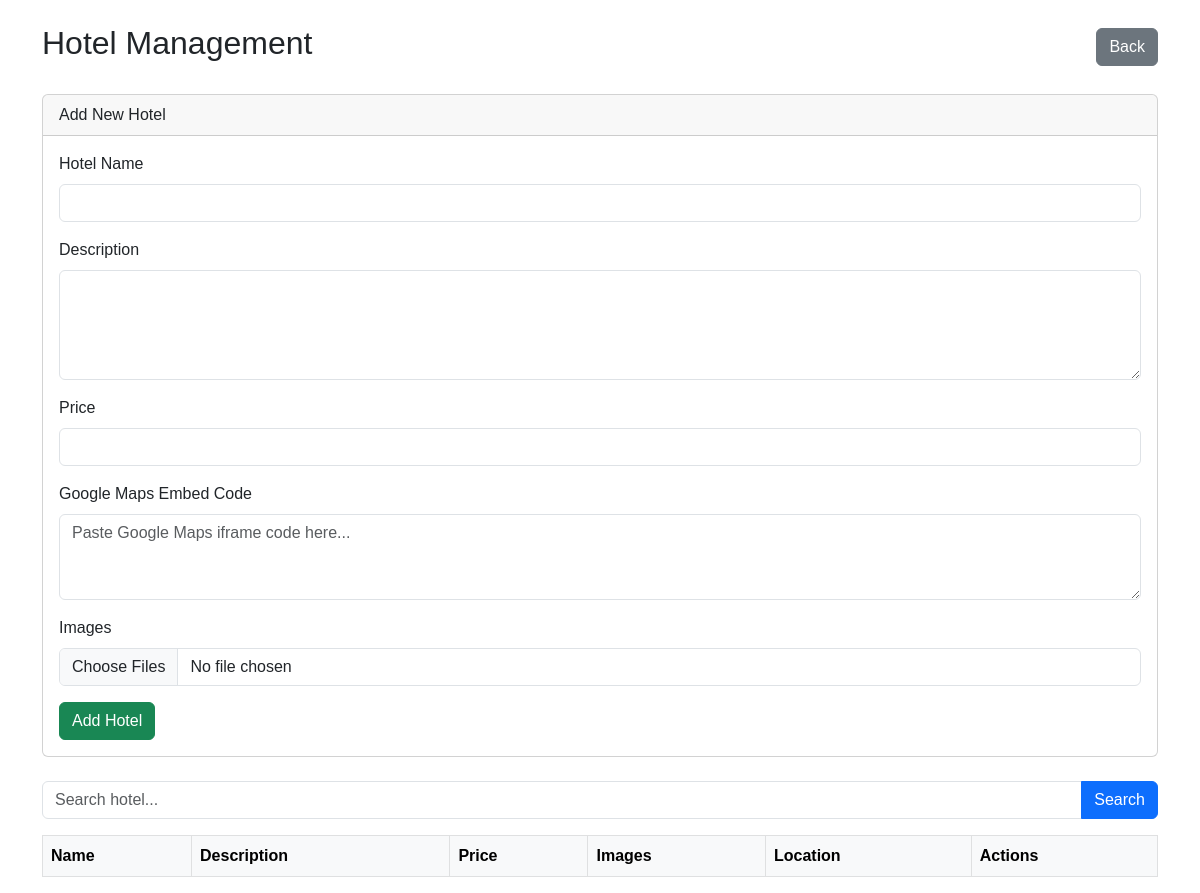
/admin/manage_hotels.php (signed in), run on an earlier commit of the app's database.
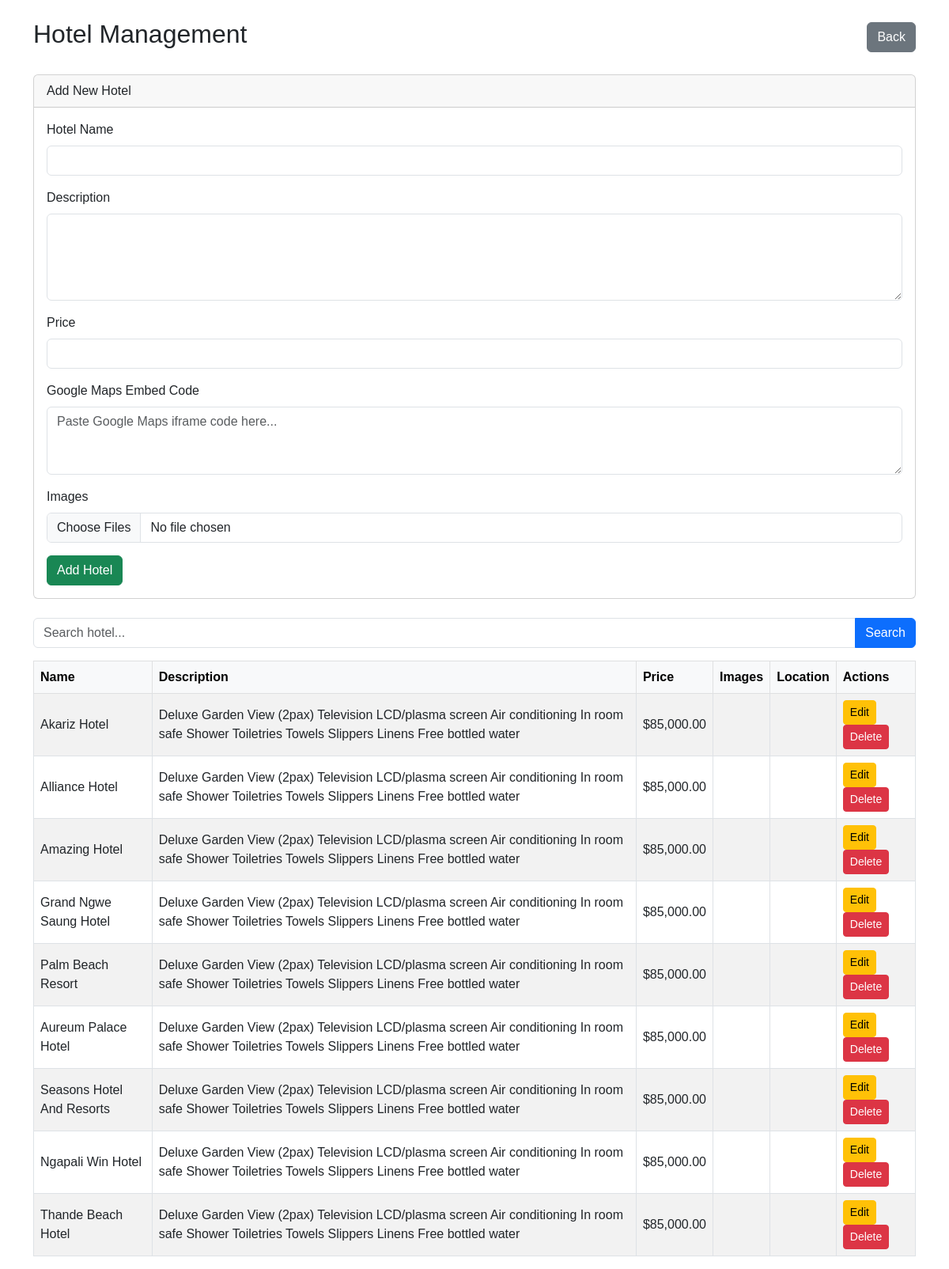
And on a later commit of the database.
### tables this page shows
CREATE TABLE `hotels` (
  `id` int(11) NOT NULL,
  `name` varchar(255) NOT NULL,
  `description` text NOT NULL,
  `image` varchar(255) NOT NULL,
  `price` decimal(10,2) NOT NULL,
  `created_at` timestamp NOT NULL DEFAULT current_timestamp(),
  `location_embed` text DEFAULT NULL
);

### admin/manage_hotels.php (the view, shortened to what this page needs)
<?php
include('../includes/db.php');
$search = isset($_GET['search']) ? $_GET['search'] : '';
$searchQuery = $search ? "WHERE name LIKE '%$search%'" : '';
$hotels = $conn->query("SELECT * FROM hotels $searchQuery ORDER BY id ASC");
?>
<!DOCTYPE html>
<html lang="en">
<head>
    <link href="https://cdn.jsdelivr.net/npm/bootstrap@5.3.0/dist/css/bootstrap.min.css" rel="stylesheet">
</head>
<body>
<div class="container mt-4">
    <div class="d-flex justify-content-between align-items-center mb-4">
        <h2>Hotel Management</h2>
        <a href="../index.php" class="btn btn-secondary">Back</a>
    </div>
    <div class="card mb-4">
        <div class="card-header">Add New Hotel</div>
        <div class="card-body">
            <form method="POST" enctype="multipart/form-data">
                <div class="mb-3">
                    <label for="name" class="form-label">Hotel Name</label>
                    <input type="text" name="name" id="name" class="form-control" required>
                </div>
                <div class="mb-3">
                    <label for="description" class="form-label">Description</label>
                    <textarea name="description" id="description" class="form-control" rows="4" required></textarea>
                </div>
                <div class="mb-3">
                    <label for="price" class="form-label">Price</label>
                    <input type="number" name="price" id="price" class="form-control" required>
                </div>
                <div class="mb-3">
                    <label for="location_embed" class="form-label">Google Maps Embed Code</label>
                    <textarea name="location_embed" id="location_embed" class="form-control" rows="3" placeholder="Paste Google Maps iframe code here..."></textarea>
                </div>
                <div class="mb-3">
                    <label for="images" class="form-label">Images</label>
                    <input type="file" name="images[]" id="images" class="form-control" multiple required>
                </div>
                <button type="submit" name="create" class="btn btn-success">Add Hotel</button>
            </form>
        </div>
    </div>
    <div class="mb-3">
        <form method="GET">
            <div class="input-group">
                <input type="text" name="search" class="form-control" placeholder="Search hotel..." value="<?= htmlspecialchars($search) ?>">
                <button class="btn btn-primary">Search</button>
            </div>
        </form>
    </div>
    <div class="table-responsive">
        <table class="table table-bordered table-striped">
            <thead class="table-light">
            <tr>
                <th>Name</th>
                <th>Description</th>
                <th>Price</th>
                <th>Images</th>
                <th>Location</th>
                <th>Actions</th>
            </tr>
            </thead>
            <tbody>
            <?php while ($hotel = $hotels->fetch_assoc()): ?>
                <tr>
                    <td><?= htmlspecialchars($hotel['name']) ?></td>
                    <td><?= htmlspecialchars($hotel['description']) ?></td>
                    <td>$<?= number_format($hotel['price'], 2) ?></td>
                    <td>
                    </td>
                    <td>
                        <?php if (!empty($hotel['location_embed'])): ?>
                            <div class="map-responsive"><?= $hotel['location_embed'] ?></div>
                        <?php else: ?>
                            <span class="text-muted">No map</span>
                        <?php endif; ?>
                    </td>
                    <td>
                        <a href="edit_hotel.php?id=<?= $hotel['id'] ?>" class="btn btn-sm btn-warning">Edit</a>
                        <a href="?delete=<?= $hotel['id'] ?>" onclick="return confirm('Are you sure?')" class="btn btn-sm btn-danger">Delete</a>
                    </td>
                </tr>
            <?php endwhile; ?>
            </tbody>
        </table>
    </div>
</div>
</body>
</html>

What changed in the data, as far as the page shows it:
added hotels: name "Akariz Hotel", description "Deluxe Garden View (2pax) Television LCD/plasma screen Air conditioning In room safe Shower Toiletries Towels Slippers Linens Free bottled water", price "85,000.00"
added hotels: name "Alliance Hotel", description "Deluxe Garden View (2pax) Television LCD/plasma screen Air conditioning In room safe Shower Toiletries Towels Slippers Linens Free bottled water", price "85,000.00"
added hotels: name "Amazing Hotel", description "Deluxe Garden View (2pax) Television LCD/plasma screen Air conditioning In room safe Shower Toiletries Towels Slippers Linens Free bottled water", price "85,000.00"
added hotels: name "Grand Ngwe Saung Hotel", description "Deluxe Garden View (2pax) Television LCD/plasma screen Air conditioning In room safe Shower Toiletries Towels Slippers Linens Free bottled water", price "85,000.00"
added hotels: name "Palm Beach Resort", description "Deluxe Garden View (2pax) Television LCD/plasma screen Air conditioning In room safe Shower Toiletries Towels Slippers Linens Free bottled water", price "85,000.00"
added hotels: name "Aureum Palace Hotel", description "Deluxe Garden View (2pax) Television LCD/plasma screen Air conditioning In room safe Shower Toiletries Towels Slippers Linens Free bottled water", price "85,000.00"
added hotels: name "Seasons Hotel And Resorts", description "Deluxe Garden View (2pax) Television LCD/plasma screen Air conditioning In room safe Shower Toiletries Towels Slippers Linens Free bottled water", price "85,000.00"
added hotels: name "Ngapali Win Hotel", description "Deluxe Garden View (2pax) Television LCD/plasma screen Air conditioning In room safe Shower Toiletries Towels Slippers Linens Free bottled water", price "85,000.00"
added hotels: name "Thande Beach Hotel", description "Deluxe Garden View (2pax) Television LCD/plasma screen Air conditioning In room safe Shower Toiletries Towels Slippers Linens Free bottled water", price "85,000.00"
